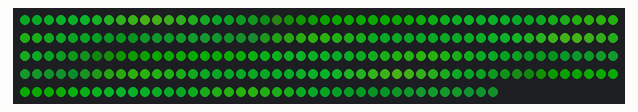
This sketch was run on a simulated Arduino Uno, built with avr-gcc and run on an emulated ATmega328P. On the bench: 240 RGB LEDs in strip order, left to right, continuing on the next row. Dim RGB values are drawn brighter than linear.

Above: at 3.18 s.

The sketch:

emeraldPalletUno.ino
```cpp
#include <FastLED.h>

#define LED_PIN     3
#define NUM_LEDS    240
#define BRIGHTNESS  64
#define LED_TYPE    WS2812B
#define COLOR_ORDER GRB
CRGB leds[NUM_LEDS];

#define UPDATES_PER_SECOND 100
DEFINE_GRADIENT_PALETTE( emerald_city_gp ) {
    0,   6, 74, 18,
   12,  10,166, 38,
   17,  97,233, 30,
   25,  17,237, 55,
   33,  10,166, 38,
   38,  97,233, 30,
   48,  59,239, 18,
   53,   6, 74, 18,
   63,  10,166, 38,
   71,   8, 30,  5,
   81,  97,233, 30,
   91,  12,180,  1,
   99,  97,233, 30,
  109,  12,180,  1,
  119,  10,166, 38,
  127,  17,237, 55,
  132,   8, 51, 16,
  140,  10,166, 38,
  145,   6, 74, 18,
  158,  59,239, 18,
  168,   1,221, 21,
  173,  10,166, 38,
  181,  15,104, 32,
  191,   6, 74, 18,
  201,  15,104, 32,
  211,  59,239, 18,
  219,   8, 51, 16,
  224,   1,135,  1,
  229,  10,166, 38,
  239,  59,239, 18,
  247,  10,166, 38,
  255,   6, 74, 18};

CRGBPalette16 currentPalette = emerald_city_gp;
#define currentBlending LINEARBLEND

void setup() {
    delay(3000); // power-up safety delay
    FastLED.addLeds<LED_TYPE, LED_PIN, COLOR_ORDER>(leds, NUM_LEDS).setCorrection(TypicalLEDStrip);
    FastLED.setBrightness(BRIGHTNESS);
    FastLED.setMaxPowerInVoltsAndMilliamps(5, 1000);
}


void loop(){
    static uint8_t startIndex = 0;
    startIndex = startIndex + 1; /* motion speed */

    FillLEDsFromPaletteColors( startIndex);

    FastLED.show();
    FastLED.delay(1000 / UPDATES_PER_SECOND);
}

void FillLEDsFromPaletteColors( uint8_t colorIndex) {
    uint8_t brightness = 255;

    for( int i = 0; i < NUM_LEDS; i++) {
        leds[i] = ColorFromPalette( currentPalette, colorIndex, brightness, currentBlending);
        colorIndex += 3;
    }
}
```
